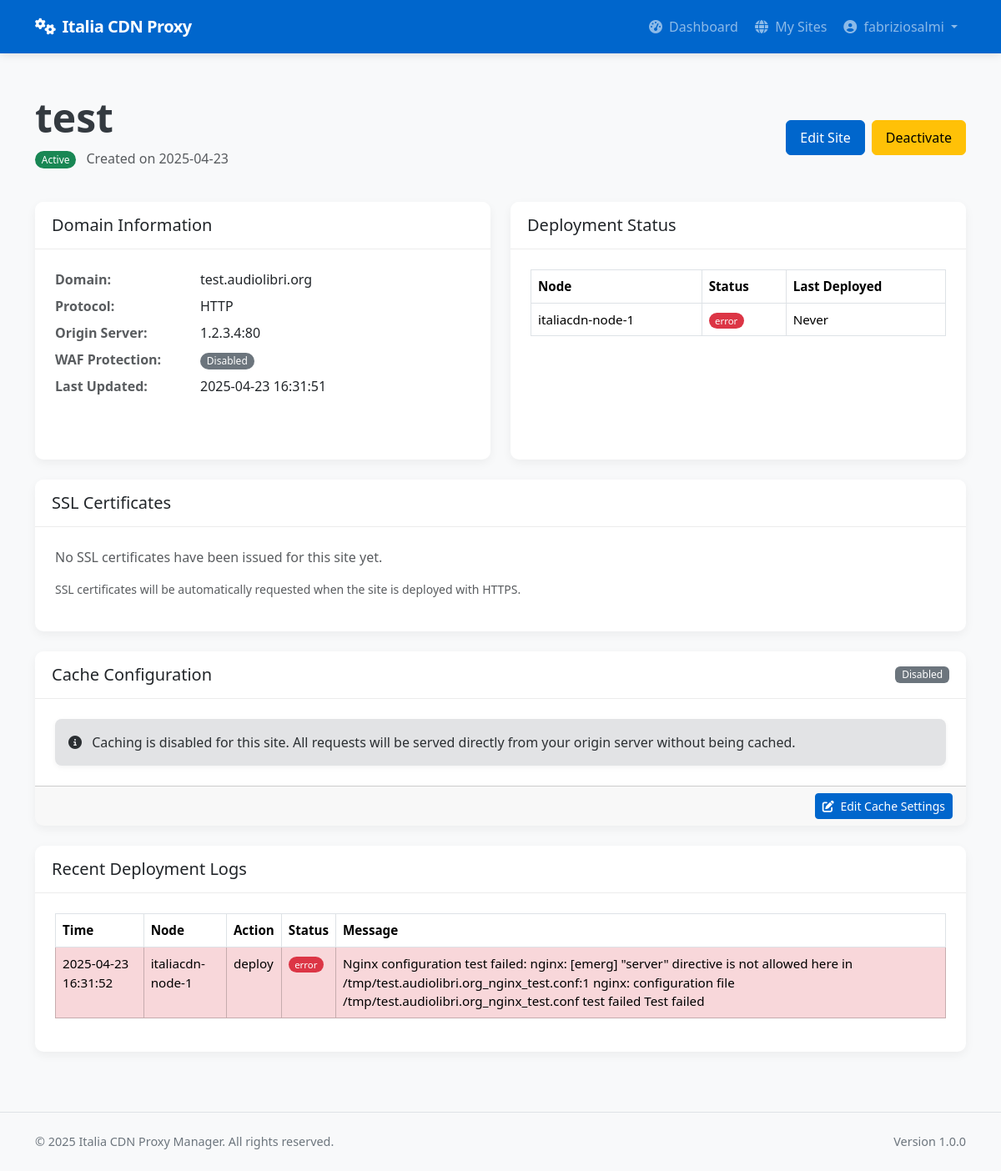
The app's page /client/sites/1 (signed in), older data.
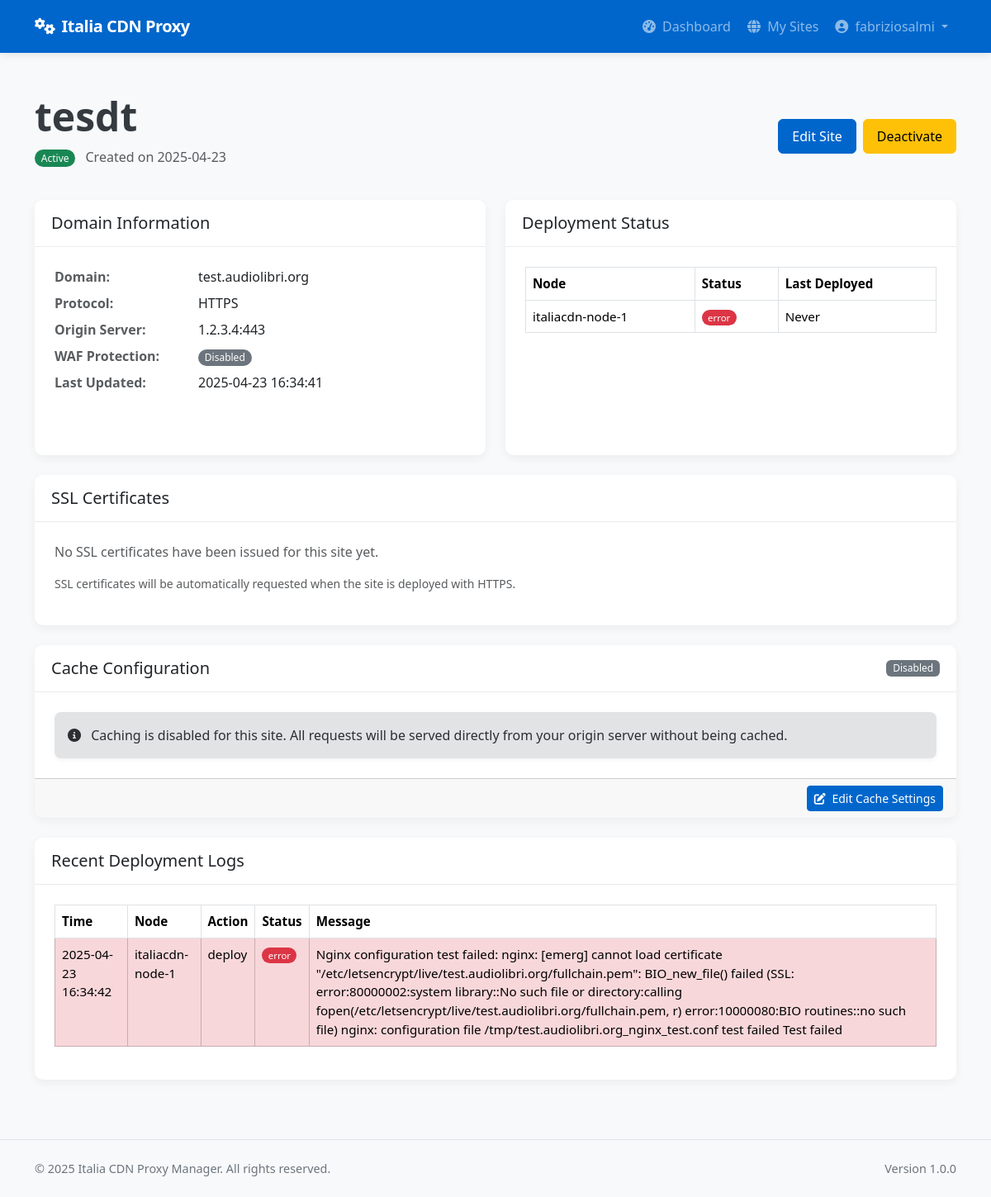
The same page, newer data.
### app/models/models.py (models this page shows, shortened)
class Site(db.Model):
    __tablename__ = 'sites'
    id = db.Column(db.Integer, primary_key=True)
    name = db.Column(db.String(64), nullable=False)
    domain = db.Column(db.String(255), unique=True, nullable=False)
    protocol = db.Column(db.String(10), nullable=False, default='https')  # http or https
    origin_protocol = db.Column(db.String(10), nullable=False, default='http')  # http or https for origin
    origin_address = db.Column(db.String(255), nullable=False)  # Backend server address
    origin_port = db.Column(db.Integer, nullable=False)
    user_id = db.Column(db.Integer, db.ForeignKey('users.id'), nullable=True)  # Allow null for discovered sites
    is_active = db.Column(db.Boolean, default=True)
    is_blocked = db.Column(db.Boolean, default=False)
    is_discovered = db.Column(db.Boolean, default=False)  # Whether this site was discovered from node
    use_waf = db.Column(db.Boolean, default=False)
    force_https = db.Column(db.Boolean, default=True)  # New column to force HTTP to HTTPS redirect
    enable_cache = db.Column(db.Boolean, default=True)
    cache_time = db.Column(db.Integer, default=3600)  # Cache time in seconds, default 1 hour
    cache_static_time = db.Column(db.Integer, default=86400)  # Cache time for static assets in seconds, default 1 day
    custom_cache_rules = db.Column(db.Text, nullable=True)  # Custom cache rules in Nginx format
    cache_browser_time = db.Column(db.Integer, default=3600)  # Browser cache time in seconds, default 1 hour
    created_at = db.Column(db.DateTime, default=datetime.utcnow)
    updated_at = db.Column(db.DateTime, default=datetime.utcnow, onupdate=datetime.utcnow)
    custom_config = db.Column(db.Text, nullable=True)  # Additional Nginx configuration
    site_nodes = db.relationship('SiteNode', backref='site', lazy='dynamic')
    ssl_certificates = db.relationship('SSLCertificate', backref='site', lazy='dynamic')
    config_versions = db.relationship('ConfigVersion', backref='site', lazy='dynamic')

class DeploymentLog(db.Model):
    __tablename__ = 'deployment_logs'
    id = db.Column(db.Integer, primary_key=True)
    site_id = db.Column(db.Integer, db.ForeignKey('sites.id'), nullable=False)
    node_id = db.Column(db.Integer, db.ForeignKey('nodes.id'), nullable=False)
    user_id = db.Column(db.Integer, db.ForeignKey('users.id'), nullable=True)  # Who performed the action
    action = db.Column(db.String(64), nullable=False)  # deploy, update, remove, ssl_renew, discovery, rollback
    status = db.Column(db.String(20), nullable=False)  # success, error
    message = db.Column(db.Text, nullable=True)
    created_at = db.Column(db.DateTime, default=datetime.utcnow)
    site = db.relationship('Site', backref=db.backref('deployment_logs', lazy='dynamic'))
    node = db.relationship('Node', backref=db.backref('deployment_logs', lazy='dynamic'))
    user = db.relationship('User', backref=db.backref('deployment_logs', lazy='dynamic'))

class Node(db.Model):
    __tablename__ = 'nodes'
    id = db.Column(db.Integer, primary_key=True)
    name = db.Column(db.String(64), unique=True, nullable=False)
    ip_address = db.Column(db.String(45), nullable=False)  # IPv4 or IPv6
    ssh_port = db.Column(db.Integer, default=22)
    ssh_user = db.Column(db.String(64), nullable=False)
    ssh_key_path = db.Column(db.String(256), nullable=True)  # Path to SSH key file
    ssh_password = db.Column(db.String(256), nullable=True)  # Encrypted password (if using password auth)
    is_active = db.Column(db.Boolean, default=True)
    is_discovered = db.Column(db.Boolean, default=False)  # Whether this node was discovered from YAML
    created_at = db.Column(db.DateTime, default=datetime.utcnow)
    updated_at = db.Column(db.DateTime, default=datetime.utcnow, onupdate=datetime.utcnow)
    nginx_config_path = db.Column(db.String(256), default='/etc/nginx/conf.d')
    nginx_reload_command = db.Column(db.String(256), default='sudo systemctl reload nginx')
    detected_nginx_path = db.Column(db.String(256), nullable=True)  # Store detected nginx path
    site_nodes = db.relationship('SiteNode', backref='node', lazy='dynamic')

### app/controllers/client.py (the view)
@client.route('/sites/<int:site_id>', methods=['GET'])
@login_required
@client_required
def view_site(site_id):
    site = Site.query.get_or_404(site_id)
    if site.user_id != current_user.id:
        abort(403)
    site_nodes = SiteNode.query.filter_by(site_id=site_id).all()
    deployment_logs = DeploymentLog.query.filter_by(site_id=site_id).order_by(DeploymentLog.created_at.desc()).all()
    ssl_certificates = SSLCertificate.query.filter_by(site_id=site_id).all()
    return render_template('client/sites/view.html',
                           site=site,
                           site_nodes=site_nodes,
                           deployment_logs=deployment_logs,
                           ssl_certificates=ssl_certificates)

### app/models/__init__.py (called while the page is built)
@login_manager.user_loader
def load_user(user_id):
    return User.query.get(int(user_id))

### app/models/models.py (called while the page is built)
    def is_admin(self):
        return self.role == 'admin'

    def is_client(self):
        return self.role == 'client'

### app/services/access_control.py (called while the page is built)
def client_required(f):
    @wraps(f)
    def decorated_function(*args, **kwargs):
        if not current_user.is_client():
            flash('This page is available only for client users.', 'error')
            return abort(403)
        return f(*args, **kwargs)
    return decorated_function

### app/templates/client/sites/view.html (shortened to what the changed rows need)
{% extends "base.html" %}
{% block content %}
<div class="container py-4">
    <div class="row mb-4">
        <div class="col-md-8">
            <h1 class="display-5 fw-bold mb-2">{{ site.name }}</h1>
            <p class="text-muted">
                <span class="badge rounded-pill {% if site.is_active %}bg-success{% else %}bg-danger{% endif %}">
                    {{ 'Active' if site.is_active else 'Inactive' }}
                </span>
                <span class="ms-2">Created on {{ site.created_at.strftime('%Y-%m-%d') }}</span>
            </p>
        </div>
        <div class="col-md-4 text-md-end d-flex align-items-center justify-content-md-end">
            <form method="POST" action="{{ url_for('client.toggle_site_active', site_id=site.id) }}">
                <button type="submit" class="btn {% if site.is_active %}btn-warning{% else %}btn-success{% endif %}">
                    {{ 'Deactivate' if site.is_active else 'Activate' }}
                </button>
            </form>
        </div>
    </div>
    <div class="row mb-4">
        <div class="col-md-6 mb-4 mb-md-0">
            <div class="card h-100">
                <div class="card-body">
                    <dl class="row">
                        <dt class="col-sm-4 text-muted">Domain:</dt>
                        <dd class="col-sm-8">{{ site.domain }}</dd>
                        <dt class="col-sm-4 text-muted">Protocol:</dt>
                        <dd class="col-sm-8">{{ site.protocol | upper }}</dd>
                        <dt class="col-sm-4 text-muted">Origin Server:</dt>
                        <dd class="col-sm-8">{{ site.origin_address }}:{{ site.origin_port }}</dd>
                        <dt class="col-sm-4 text-muted">WAF Protection:</dt>
                        <dd class="col-sm-8">
                            <span class="badge rounded-pill {% if site.use_waf %}bg-success{% else %}bg-secondary{% endif %}">
                                {{ 'Enabled' if site.use_waf else 'Disabled' }}
                            </span>
                        </dd>
                        <dt class="col-sm-4 text-muted">Last Updated:</dt>
                        <dd class="col-sm-8">{{ site.updated_at.strftime('%Y-%m-%d %H:%M:%S') }}</dd>
                    </dl>
                </div>
            </div>
        </div>
        <div class="col-md-6">
            <div class="card h-100">
                <div class="card-body">
                    <div class="table-responsive" style="max-height: 250px; overflow-y: auto;">
                        <table class="table table-bordered table-hover">
                            <thead>
                                <tr>
                                    <th>Node</th>
                                    <th>Status</th>
                                    <th>Last Deployed</th>
                                </tr>
                            </thead>
                        </table>
                    </div>
                </div>
            </div>
        </div>
    </div>
    <div class="card mb-4">
        <div class="card-header d-flex justify-content-between align-items-center">
            <h5 class="mb-0">Cache Configuration</h5>
            <span class="badge {% if site.enable_cache %}bg-success{% else %}bg-secondary{% endif %}">
                {{ 'Enabled' if site.enable_cache else 'Disabled' }}
            </span>
        </div>
    </div>
    <div class="card mb-4">
        <div class="card-body">
            {% if deployment_logs %}
            <div class="table-responsive">
                <table class="table table-bordered table-hover">
                    <thead>
                        <tr>
                            <th>Time</th>
                            <th>Node</th>
                            <th>Action</th>
                            <th>Status</th>
                            <th>Message</th>
                        </tr>
                    </thead>
                    <tbody>
                        {% for log in deployment_logs %}
                        <tr class="{% if log.status == 'error' %}table-danger{% endif %}">
                            <td>{{ log.created_at.strftime('%Y-%m-%d %H:%M:%S') }}</td>
                            <td>{{ log.node.name }}</td>
                            <td>{{ log.action }}</td>
                            <td>
                                <span class="badge rounded-pill
                                {% if log.status == 'success' %}bg-success
                                {% elif log.status == 'error' %}bg-danger
                                {% else %}bg-warning{% endif %}">
                                    {{ log.status }}
                                </span>
                            </td>
                            <td>{{ log.message }}</td>
                        </tr>
                        {% endfor %}
                    </tbody>
                </table>
            </div>
            {% else %}
            <p class="text-muted">No deployment logs found for this site.</p>
            {% endif %}
        </div>
    </div>
</div>
{% endblock %}

Row changes from the older to the newer data that the page shows:
changed Site "Deactivate": name "test" → "tesdt"; protocol "HTTP" → "HTTPS"; origin_port "80" → "443"; updated_at "2025-04-23 16:31:51" → "2025-04-23 16:34:41"
changed DeploymentLog "deploy": created_at "2025-04-23 16:31:52" → "2025-04-23 16:34:42"; message "…test failed: nginx: [emerg] \"server\" directive is not allowed here in /tmp/test.audiolibri.org_nginx_test.conf:1 nginx: configuration file /tmp/test.audiolibri.org_nginx_test.conf…" → "…test failed: nginx: [emerg] cannot load certificate \"/etc/letsencrypt/live/test.audiolibri.org/fullchain.pem\": BIO_new_file() failed (SSL: error:80000002:system library::No such file or directory:calling fopen(/etc/letsencrypt/live/test.audiolibri.org/fullchain.pem, r) error:10000080:BIO routines::no such file) nginx: configuration file /tmp/test.audiolibri.org_nginx_test.conf…"
